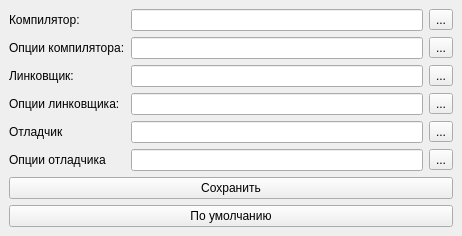
<?xml version="1.0" encoding="UTF-8"?>
<ui version="4.0">
 <class>asmSettingsWindow</class>
 <widget class="QMainWindow" name="asmSettingsWindow">
  <property name="geometry">
   <rect>
    <x>0</x>
    <y>0</y>
    <width>462</width>
    <height>213</height>
   </rect>
  </property>
  <property name="sizePolicy">
   <sizepolicy hsizetype="MinimumExpanding" vsizetype="Maximum">
    <horstretch>0</horstretch>
    <verstretch>0</verstretch>
   </sizepolicy>
  </property>
  <property name="windowTitle">
   <string>MainWindow</string>
  </property>
  <widget class="QWidget" name="centralwidget">
   <layout class="QVBoxLayout" name="verticalLayout">
    <item>
     <layout class="QGridLayout" name="gridLayout">
      <item row="0" column="0">
       <widget class="QLabel" name="label">
        <property name="text">
         <string>Компилятор:</string>
        </property>
       </widget>
      </item>
      <item row="0" column="1">
       <widget class="QLineEdit" name="lineEdit"/>
      </item>
      <item row="0" column="2">
       <widget class="QToolButton" name="toolButton">
        <property name="text">
         <string>...</string>
        </property>
       </widget>
      </item>
      <item row="1" column="0">
       <widget class="QLabel" name="label_2">
        <property name="text">
         <string>Опции компилятора:</string>
        </property>
       </widget>
      </item>
      <item row="1" column="1">
       <widget class="QLineEdit" name="lineEdit_2"/>
      </item>
      <item row="1" column="2">
       <widget class="QToolButton" name="toolButton_2">
        <property name="text">
         <string>...</string>
        </property>
        <property name="popupMode">
         <enum>QToolButton::InstantPopup</enum>
        </property>
       </widget>
      </item>
      <item row="2" column="0">
       <widget class="QLabel" name="label_3">
        <property name="text">
         <string>Линковщик:</string>
        </property>
       </widget>
      </item>
      <item row="2" column="1">
       <widget class="QLineEdit" name="lineEdit_3"/>
      </item>
      <item row="2" column="2">
       <widget class="QToolButton" name="toolButton_3">
        <property name="text">
         <string>...</string>
        </property>
       </widget>
      </item>
      <item row="3" column="0">
       <widget class="QLabel" name="label_4">
        <property name="text">
         <string>Опции линковщика:</string>
        </property>
       </widget>
      </item>
      <item row="3" column="1">
       <widget class="QLineEdit" name="lineEdit_4"/>
      </item>
      <item row="3" column="2">
       <widget class="QToolButton" name="toolButton_4">
        <property name="text">
         <string>...</string>
        </property>
        <property name="popupMode">
         <enum>QToolButton::InstantPopup</enum>
        </property>
       </widget>
      </item>
      <item row="4" column="1">
       <widget class="QLineEdit" name="lineEdit_5"/>
      </item>
      <item row="4" column="0">
       <widget class="QLabel" name="label_5">
        <property name="text">
         <string>Отладчик</string>
        </property>
       </widget>
      </item>
      <item row="4" column="2">
       <widget class="QToolButton" name="toolButton_5">
        <property name="text">
         <string>...</string>
        </property>
       </widget>
      </item>
      <item row="5" column="1">
       <widget class="QLineEdit" name="lineEdit_6"/>
      </item>
      <item row="5" column="0">
       <widget class="QLabel" name="label_6">
        <property name="text">
         <string>Опции отладчика</string>
        </property>
       </widget>
      </item>
      <item row="5" column="2">
       <widget class="QToolButton" name="toolButton_6">
        <property name="text">
         <string>...</string>
        </property>
        <property name="popupMode">
         <enum>QToolButton::InstantPopup</enum>
        </property>
       </widget>
      </item>
     </layout>
    </item>
    <item>
     <spacer name="verticalSpacer">
      <property name="orientation">
       <enum>Qt::Vertical</enum>
      </property>
      <property name="sizeHint" stdset="0">
       <size>
        <width>20</width>
        <height>40</height>
       </size>
      </property>
     </spacer>
    </item>
    <item>
     <widget class="QPushButton" name="pushButton">
      <property name="text">
       <string>Сохранить</string>
      </property>
     </widget>
    </item>
    <item>
     <widget class="QPushButton" name="pushButton_2">
      <property name="text">
       <string>По умолчанию</string>
      </property>
     </widget>
    </item>
   </layout>
  </widget>
 </widget>
 <resources/>
 <connections/>
</ui>
